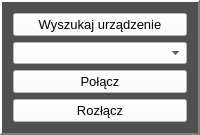
           <widget class="QFrame" name="frame2">
            <property name="palette">
             <palette>
              <active>
               <colorrole role="WindowText">
                <brush brushstyle="SolidPattern">
                 <color alpha="255">
                  <red>0</red>
                  <green>0</green>
                  <blue>0</blue>
                 </color>
                </brush>
               </colorrole>
               <colorrole role="Button">
                <brush brushstyle="SolidPattern">
                 <color alpha="255">
                  <red>80</red>
                  <green>80</green>
                  <blue>80</blue>
                 </color>
                </brush>
               </colorrole>
               <colorrole role="Light">
                <brush brushstyle="SolidPattern">
                 <color alpha="255">
                  <red>255</red>
                  <green>255</green>
                  <blue>255</blue>
                 </color>
                </brush>
               </colorrole>
               <colorrole role="Midlight">
                <brush brushstyle="SolidPattern">
                 <color alpha="255">
                  <red>255</red>
                  <green>255</green>
                  <blue>255</blue>
                 </color>
                </brush>
               </colorrole>
               <colorrole role="Dark">
                <brush brushstyle="SolidPattern">
                 <color alpha="255">
                  <red>127</red>
                  <green>127</green>
                  <blue>127</blue>
                 </color>
                </brush>
               </colorrole>
               <colorrole role="Mid">
                <brush brushstyle="SolidPattern">
                 <color alpha="255">
                  <red>170</red>
                  <green>170</green>
                  <blue>170</blue>
                 </color>
                </brush>
               </colorrole>
               <colorrole role="Text">
                <brush brushstyle="SolidPattern">
                 <color alpha="255">
                  <red>0</red>
                  <green>0</green>
                  <blue>0</blue>
                 </color>
                </brush>
               </colorrole>
               <colorrole role="BrightText">
                <brush brushstyle="SolidPattern">
                 <color alpha="255">
                  <red>255</red>
                  <green>255</green>
                  <blue>255</blue>
                 </color>
                </brush>
               </colorrole>
               <colorrole role="ButtonText">
                <brush brushstyle="SolidPattern">
                 <color alpha="255">
                  <red>0</red>
                  <green>0</green>
                  <blue>0</blue>
                 </color>
                </brush>
               </colorrole>
               <colorrole role="Base">
                <brush brushstyle="SolidPattern">
                 <color alpha="255">
                  <red>80</red>
                  <green>80</green>
                  <blue>80</blue>
                 </color>
                </brush>
               </colorrole>
               <colorrole role="Window">
                <brush brushstyle="SolidPattern">
                 <color alpha="255">
                  <red>80</red>
                  <green>80</green>
                  <blue>80</blue>
                 </color>
                </brush>
               </colorrole>
               <colorrole role="Shadow">
                <brush brushstyle="SolidPattern">
                 <color alpha="255">
                  <red>0</red>
                  <green>0</green>
                  <blue>0</blue>
                 </color>
                </brush>
               </colorrole>
               <colorrole role="AlternateBase">
                <brush brushstyle="SolidPattern">
                 <color alpha="255">
                  <red>255</red>
                  <green>255</green>
                  <blue>255</blue>
                 </color>
                </brush>
               </colorrole>
               <colorrole role="ToolTipBase">
                <brush brushstyle="SolidPattern">
                 <color alpha="255">
                  <red>255</red>
                  <green>255</green>
                  <blue>220</blue>
                 </color>
                </brush>
               </colorrole>
               <colorrole role="ToolTipText">
                <brush brushstyle="SolidPattern">
                 <color alpha="255">
                  <red>0</red>
                  <green>0</green>
                  <blue>0</blue>
                 </color>
                </brush>
               </colorrole>
               <colorrole role="PlaceholderText">
                <brush brushstyle="NoBrush">
                 <color alpha="128">
                  <red>0</red>
                  <green>0</green>
                  <blue>0</blue>
                 </color>
                </brush>
               </colorrole>
              </active>
              <inactive>
               <colorrole role="WindowText">
                <brush brushstyle="SolidPattern">
                 <color alpha="255">
                  <red>0</red>
                  <green>0</green>
                  <blue>0</blue>
                 </color>
                </brush>
               </colorrole>
               <colorrole role="Button">
                <brush brushstyle="SolidPattern">
                 <color alpha="255">
                  <red>80</red>
                  <green>80</green>
                  <blue>80</blue>
                 </color>
                </brush>
               </colorrole>
               <colorrole role="Light">
                <brush brushstyle="SolidPattern">
                 <color alpha="255">
                  <red>255</red>
                  <green>255</green>
                  <blue>255</blue>
                 </color>
                </brush>
               </colorrole>
               <colorrole role="Midlight">
                <brush brushstyle="SolidPattern">
                 <color alpha="255">
                  <red>255</red>
                  <green>255</green>
                  <blue>255</blue>
                 </color>
                </brush>
               </colorrole>
               <colorrole role="Dark">
                <brush brushstyle="SolidPattern">
                 <color alpha="255">
                  <red>127</red>
                  <green>127</green>
                  <blue>127</blue>
                 </color>
                </brush>
               </colorrole>
               <colorrole role="Mid">
                <brush brushstyle="SolidPattern">
                 <color alpha="255">
                  <red>170</red>
                  <green>170</green>
                  <blue>170</blue>
                 </color>
                </brush>
               </colorrole>
               <colorrole role="Text">
                <brush brushstyle="SolidPattern">
                 <color alpha="255">
                  <red>0</red>
                  <green>0</green>
                  <blue>0</blue>
                 </color>
                </brush>
               </colorrole>
               <colorrole role="BrightText">
                <brush brushstyle="SolidPattern">
                 <color alpha="255">
                  <red>255</red>
                  <green>255</green>
                  <blue>255</blue>
                 </color>
                </brush>
               </colorrole>
               <colorrole role="ButtonText">
                <brush brushstyle="SolidPattern">
                 <color alpha="255">
                  <red>0</red>
                  <green>0</green>
                  <blue>0</blue>
                 </color>
                </brush>
               </colorrole>
               <colorrole role="Base">
                <brush brushstyle="SolidPattern">
                 <color alpha="255">
                  <red>80</red>
                  <green>80</green>
                  <blue>80</blue>
                 </color>
                </brush>
               </colorrole>
               <colorrole role="Window">
                <brush brushstyle="SolidPattern">
                 <color alpha="255">
                  <red>80</red>
                  <green>80</green>
                  <blue>80</blue>
                 </color>
                </brush>
               </colorrole>
               <colorrole role="Shadow">
                <brush brushstyle="SolidPattern">
                 <color alpha="255">
                  <red>0</red>
                  <green>0</green>
                  <blue>0</blue>
                 </color>
                </brush>
               </colorrole>
               <colorrole role="AlternateBase">
                <brush brushstyle="SolidPattern">
                 <color alpha="255">
                  <red>255</red>
                  <green>255</green>
                  <blue>255</blue>
                 </color>
                </brush>
               </colorrole>
               <colorrole role="ToolTipBase">
                <brush brushstyle="SolidPattern">
                 <color alpha="255">
                  <red>255</red>
                  <green>255</green>
                  <blue>220</blue>
                 </color>
                </brush>
               </colorrole>
               <colorrole role="ToolTipText">
                <brush brushstyle="SolidPattern">
                 <color alpha="255">
                  <red>0</red>
                  <green>0</green>
                  <blue>0</blue>
                 </color>
                </brush>
               </colorrole>
               <colorrole role="PlaceholderText">
                <brush brushstyle="NoBrush">
                 <color alpha="128">
                  <red>0</red>
                  <green>0</green>
                  <blue>0</blue>
                 </color>
                </brush>
               </colorrole>
              </inactive>
              <disabled>
               <colorrole role="WindowText">
                <brush brushstyle="SolidPattern">
                 <color alpha="255">
                  <red>127</red>
                  <green>127</green>
                  <blue>127</blue>
                 </color>
                </brush>
               </colorrole>
               <colorrole role="Button">
                <brush brushstyle="SolidPattern">
                 <color alpha="255">
                  <red>80</red>
                  <green>80</green>
                  <blue>80</blue>
                 </color>
                </brush>
               </colorrole>
               <colorrole role="Light">
                <brush brushstyle="SolidPattern">
                 <color alpha="255">
                  <red>255</red>
                  <green>255</green>
                  <blue>255</blue>
                 </color>
                </brush>
               </colorrole>
               <colorrole role="Midlight">
                <brush brushstyle="SolidPattern">
                 <color alpha="255">
                  <red>255</red>
                  <green>255</green>
                  <blue>255</blue>
                 </color>
                </brush>
               </colorrole>
               <colorrole role="Dark">
                <brush brushstyle="SolidPattern">
                 <color alpha="255">
                  <red>127</red>
                  <green>127</green>
                  <blue>127</blue>
                 </color>
                </brush>
               </colorrole>
               <colorrole role="Mid">
                <brush brushstyle="SolidPattern">
                 <color alpha="255">
                  <red>170</red>
                  <green>170</green>
                  <blue>170</blue>
                 </color>
                </brush>
               </colorrole>
               <colorrole role="Text">
                <brush brushstyle="SolidPattern">
                 <color alpha="255">
                  <red>127</red>
                  <green>127</green>
                  <blue>127</blue>
                 </color>
                </brush>
               </colorrole>
               <colorrole role="BrightText">
                <brush brushstyle="SolidPattern">
                 <color alpha="255">
                  <red>255</red>
                  <green>255</green>
                  <blue>255</blue>
                 </color>
                </brush>
               </colorrole>
               <colorrole role="ButtonText">
                <brush brushstyle="SolidPattern">
                 <color alpha="255">
                  <red>127</red>
                  <green>127</green>
                  <blue>127</blue>
                 </color>
                </brush>
               </colorrole>
               <colorrole role="Base">
                <brush brushstyle="SolidPattern">
                 <color alpha="255">
                  <red>80</red>
                  <green>80</green>
                  <blue>80</blue>
                 </color>
                </brush>
               </colorrole>
               <colorrole role="Window">
                <brush brushstyle="SolidPattern">
                 <color alpha="255">
                  <red>80</red>
                  <green>80</green>
                  <blue>80</blue>
                 </color>
                </brush>
               </colorrole>
               <colorrole role="Shadow">
                <brush brushstyle="SolidPattern">
                 <color alpha="255">
                  <red>0</red>
                  <green>0</green>
                  <blue>0</blue>
                 </color>
                </brush>
               </colorrole>
               <colorrole role="AlternateBase">
                <brush brushstyle="SolidPattern">
                 <color alpha="255">
                  <red>255</red>
                  <green>255</green>
                  <blue>255</blue>
                 </color>
                </brush>
               </colorrole>
               <colorrole role="ToolTipBase">
                <brush brushstyle="SolidPattern">
                 <color alpha="255">
                  <red>255</red>
                  <green>255</green>
                  <blue>220</blue>
                 </color>
                </brush>
               </colorrole>
               <colorrole role="ToolTipText">
                <brush brushstyle="SolidPattern">
                 <color alpha="255">
                  <red>0</red>
                  <green>0</green>
                  <blue>0</blue>
                 </color>
                </brush>
               </colorrole>
               <colorrole role="PlaceholderText">
                <brush brushstyle="NoBrush">
                 <color alpha="128">
                  <red>0</red>
                  <green>0</green>
                  <blue>0</blue>
                 </color>
                </brush>
               </colorrole>
              </disabled>
             </palette>
            </property>
            <property name="frameShape">
             <enum>QFrame::Panel</enum>
            </property>
            <property name="frameShadow">
             <enum>QFrame::Raised</enum>
            </property>
            <property name="lineWidth">
             <number>2</number>
            </property>
            <layout class="QVBoxLayout" name="verticalLayout">
             <item>
              <widget class="QPushButton" name="wyszukaj_urzadzenie">
               <property name="palette">
                <palette>
                 <active>
                  <colorrole role="Button">
                   <brush brushstyle="SolidPattern">
                    <color alpha="255">
                     <red>255</red>
                     <green>255</green>
                     <blue>255</blue>
                    </color>
                   </brush>
                  </colorrole>
                  <colorrole role="Base">
                   <brush brushstyle="SolidPattern">
                    <color alpha="255">
                     <red>255</red>
                     <green>255</green>
                     <blue>255</blue>
                    </color>
                   </brush>
                  </colorrole>
                  <colorrole role="Window">
                   <brush brushstyle="SolidPattern">
                    <color alpha="255">
                     <red>255</red>
                     <green>255</green>
                     <blue>255</blue>
                    </color>
                   </brush>
                  </colorrole>
                 </active>
                 <inactive>
                  <colorrole role="Button">
                   <brush brushstyle="SolidPattern">
                    <color alpha="255">
                     <red>255</red>
                     <green>255</green>
                     <blue>255</blue>
                    </color>
                   </brush>
                  </colorrole>
                  <colorrole role="Base">
                   <brush brushstyle="SolidPattern">
                    <color alpha="255">
                     <red>255</red>
                     <green>255</green>
                     <blue>255</blue>
                    </color>
                   </brush>
                  </colorrole>
                  <colorrole role="Window">
                   <brush brushstyle="SolidPattern">
                    <color alpha="255">
                     <red>255</red>
                     <green>255</green>
                     <blue>255</blue>
                    </color>
                   </brush>
                  </colorrole>
                 </inactive>
                 <disabled>
                  <colorrole role="Button">
                   <brush brushstyle="SolidPattern">
                    <color alpha="255">
                     <red>255</red>
                     <green>255</green>
                     <blue>255</blue>
                    </color>
                   </brush>
                  </colorrole>
                  <colorrole role="Base">
                   <brush brushstyle="SolidPattern">
                    <color alpha="255">
                     <red>255</red>
                     <green>255</green>
                     <blue>255</blue>
                    </color>
                   </brush>
                  </colorrole>
                  <colorrole role="Window">
                   <brush brushstyle="SolidPattern">
                    <color alpha="255">
                     <red>255</red>
                     <green>255</green>
                     <blue>255</blue>
                    </color>
                   </brush>
                  </colorrole>
                 </disabled>
                </palette>
               </property>
               <property name="font">
                <font>
                 <pointsize>10</pointsize>
                </font>
               </property>
               <property name="autoFillBackground">
                <bool>false</bool>
               </property>
               <property name="styleSheet">
                <string notr="true">background-color: rgb(255, 255, 255);</string>
               </property>
               <property name="text">
                <string>Wyszukaj urządzenie</string>
               </property>
               <property name="autoDefault">
                <bool>false</bool>
               </property>
               <property name="default">
                <bool>false</bool>
               </property>
               <property name="flat">
                <bool>false</bool>
               </property>
              </widget>
             </item>
             <item>
              <widget class="QComboBox" name="lista_urzadzen">
               <property name="palette">
                <palette>
                 <active>
                  <colorrole role="Button">
                   <brush brushstyle="SolidPattern">
                    <color alpha="255">
                     <red>255</red>
                     <green>255</green>
                     <blue>255</blue>
                    </color>
                   </brush>
                  </colorrole>
                  <colorrole role="Base">
                   <brush brushstyle="SolidPattern">
                    <color alpha="255">
                     <red>255</red>
                     <green>255</green>
                     <blue>255</blue>
                    </color>
                   </brush>
                  </colorrole>
                  <colorrole role="Window">
                   <brush brushstyle="SolidPattern">
                    <color alpha="255">
                     <red>255</red>
                     <green>255</green>
                     <blue>255</blue>
                    </color>
                   </brush>
                  </colorrole>
                  <colorrole role="Highlight">
                   <brush brushstyle="SolidPattern">
                    <color alpha="255">
                     <red>0</red>
                     <green>85</green>
                     <blue>255</blue>
                    </color>
                   </brush>
                  </colorrole>
                 </active>
                 <inactive>
                  <colorrole role="Button">
                   <brush brushstyle="SolidPattern">
                    <color alpha="255">
                     <red>255</red>
                     <green>255</green>
                     <blue>255</blue>
                    </color>
                   </brush>
                  </colorrole>
                  <colorrole role="Base">
                   <brush brushstyle="SolidPattern">
                    <color alpha="255">
                     <red>255</red>
                     <green>255</green>
                     <blue>255</blue>
                    </color>
                   </brush>
                  </colorrole>
                  <colorrole role="Window">
                   <brush brushstyle="SolidPattern">
                    <color alpha="255">
                     <red>255</red>
                     <green>255</green>
                     <blue>255</blue>
                    </color>
                   </brush>
                  </colorrole>
                  <colorrole role="Highlight">
                   <brush brushstyle="SolidPattern">
                    <color alpha="255">
                     <red>0</red>
                     <green>85</green>
                     <blue>255</blue>
                    </color>
                   </brush>
                  </colorrole>
                 </inactive>
                 <disabled>
                  <colorrole role="Button">
                   <brush brushstyle="SolidPattern">
                    <color alpha="255">
                     <red>255</red>
                     <green>255</green>
                     <blue>255</blue>
                    </color>
                   </brush>
                  </colorrole>
                  <colorrole role="Base">
                   <brush brushstyle="SolidPattern">
                    <color alpha="255">
                     <red>255</red>
                     <green>255</green>
                     <blue>255</blue>
                    </color>
                   </brush>
                  </colorrole>
                  <colorrole role="Window">
                   <brush brushstyle="SolidPattern">
                    <color alpha="255">
                     <red>255</red>
                     <green>255</green>
                     <blue>255</blue>
                    </color>
                   </brush>
                  </colorrole>
                  <colorrole role="Highlight">
                   <brush brushstyle="SolidPattern">
                    <color alpha="255">
                     <red>0</red>
                     <green>85</green>
                     <blue>255</blue>
                    </color>
                   </brush>
                  </colorrole>
                 </disabled>
                </palette>
               </property>
               <property name="autoFillBackground">
                <bool>false</bool>
               </property>
               <property name="styleSheet">
                <string notr="true">selection-background-color: rgb(0, 85, 255);
background-color: rgb(255, 255, 255);</string>
               </property>
              </widget>
             </item>
             <item>
              <widget class="QPushButton" name="polacz_przycisk">
               <property name="palette">
                <palette>
                 <active>
                  <colorrole role="Button">
                   <brush brushstyle="SolidPattern">
                    <color alpha="255">
                     <red>255</red>
                     <green>255</green>
                     <blue>255</blue>
                    </color>
                   </brush>
                  </colorrole>
                  <colorrole role="Base">
                   <brush brushstyle="SolidPattern">
                    <color alpha="255">
                     <red>255</red>
                     <green>255</green>
                     <blue>255</blue>
                    </color>
                   </brush>
                  </colorrole>
                  <colorrole role="Window">
                   <brush brushstyle="SolidPattern">
                    <color alpha="255">
                     <red>255</red>
                     <green>255</green>
                     <blue>255</blue>
                    </color>
                   </brush>
                  </colorrole>
                 </active>
                 <inactive>
                  <colorrole role="Button">
                   <brush brushstyle="SolidPattern">
                    <color alpha="255">
                     <red>255</red>
                     <green>255</green>
                     <blue>255</blue>
                    </color>
                   </brush>
                  </colorrole>
                  <colorrole role="Base">
                   <brush brushstyle="SolidPattern">
                    <color alpha="255">
                     <red>255</red>
                     <green>255</green>
                     <blue>255</blue>
                    </color>
                   </brush>
                  </colorrole>
                  <colorrole role="Window">
                   <brush brushstyle="SolidPattern">
                    <color alpha="255">
                     <red>255</red>
                     <green>255</green>
                     <blue>255</blue>
                    </color>
                   </brush>
                  </colorrole>
                 </inactive>
                 <disabled>
                  <colorrole role="Button">
                   <brush brushstyle="SolidPattern">
                    <color alpha="255">
                     <red>255</red>
                     <green>255</green>
                     <blue>255</blue>
                    </color>
                   </brush>
                  </colorrole>
                  <colorrole role="Base">
                   <brush brushstyle="SolidPattern">
                    <color alpha="255">
                     <red>255</red>
                     <green>255</green>
                     <blue>255</blue>
                    </color>
                   </brush>
                  </colorrole>
                  <colorrole role="Window">
                   <brush brushstyle="SolidPattern">
                    <color alpha="255">
                     <red>255</red>
                     <green>255</green>
                     <blue>255</blue>
                    </color>
                   </brush>
                  </colorrole>
                 </disabled>
                </palette>
               </property>
               <property name="font">
                <font>
                 <pointsize>10</pointsize>
                </font>
               </property>
               <property name="autoFillBackground">
                <bool>false</bool>
               </property>
               <property name="styleSheet">
                <string notr="true">background-color: rgb(255, 255, 255);</string>
               </property>
               <property name="text">
                <string>Połącz</string>
               </property>
              </widget>
             </item>
             <item>
              <widget class="QPushButton" name="rozlacz_przycisk">
               <property name="palette">
                <palette>
                 <active>
                  <colorrole role="Button">
                   <brush brushstyle="SolidPattern">
                    <color alpha="255">
                     <red>255</red>
                     <green>255</green>
                     <blue>255</blue>
                    </color>
                   </brush>
                  </colorrole>
                  <colorrole role="Base">
                   <brush brushstyle="SolidPattern">
                    <color alpha="255">
                     <red>255</red>
                     <green>255</green>
                     <blue>255</blue>
                    </color>
                   </brush>
                  </colorrole>
                  <colorrole role="Window">
                   <brush brushstyle="SolidPattern">
                    <color alpha="255">
                     <red>255</red>
                     <green>255</green>
                     <blue>255</blue>
                    </color>
                   </brush>
                  </colorrole>
                 </active>
                 <inactive>
                  <colorrole role="Button">
                   <brush brushstyle="SolidPattern">
                    <color alpha="255">
                     <red>255</red>
                     <green>255</green>
                     <blue>255</blue>
                    </color>
                   </brush>
                  </colorrole>
                  <colorrole role="Base">
                   <brush brushstyle="SolidPattern">
                    <color alpha="255">
                     <red>255</red>
                     <green>255</green>
                     <blue>255</blue>
                    </color>
                   </brush>
                  </colorrole>
                  <colorrole role="Window">
                   <brush brushstyle="SolidPattern">
                    <color alpha="255">
                     <red>255</red>
                     <green>255</green>
                     <blue>255</blue>
                    </color>
                   </brush>
                  </colorrole>
                 </inactive>
                 <disabled>
                  <colorrole role="Button">
                   <brush brushstyle="SolidPattern">
                    <color alpha="255">
                     <red>255</red>
                     <green>255</green>
                     <blue>255</blue>
                    </color>
                   </brush>
                  </colorrole>
                  <colorrole role="Base">
                   <brush brushstyle="SolidPattern">
                    <color alpha="255">
                     <red>255</red>
                     <green>255</green>
                     <blue>255</blue>
                    </color>
                   </brush>
                  </colorrole>
                  <colorrole role="Window">
                   <brush brushstyle="SolidPattern">
                    <color alpha="255">
                     <red>255</red>
                     <green>255</green>
                     <blue>255</blue>
                    </color>
                   </brush>
                  </colorrole>
                 </disabled>
                </palette>
               </property>
               <property name="font">
                <font>
                 <pointsize>10</pointsize>
                </font>
               </property>
               <property name="autoFillBackground">
                <bool>false</bool>
               </property>
               <property name="styleSheet">
                <string notr="true">background-color: rgb(255, 255, 255);</string>
               </property>
               <property name="text">
                <string>Rozłącz</string>
               </property>
               <property name="autoDefault">
                <bool>false</bool>
               </property>
              </widget>
             </item>
            </layout>
           </widget>
